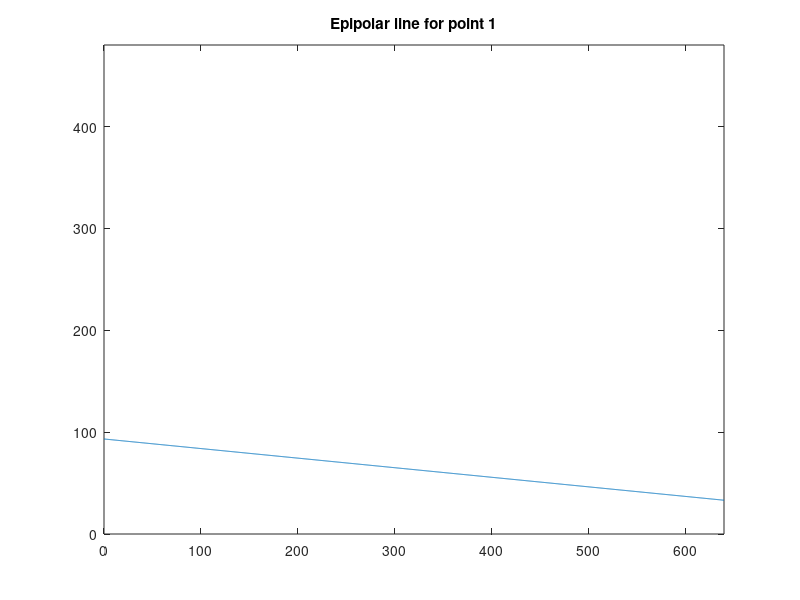
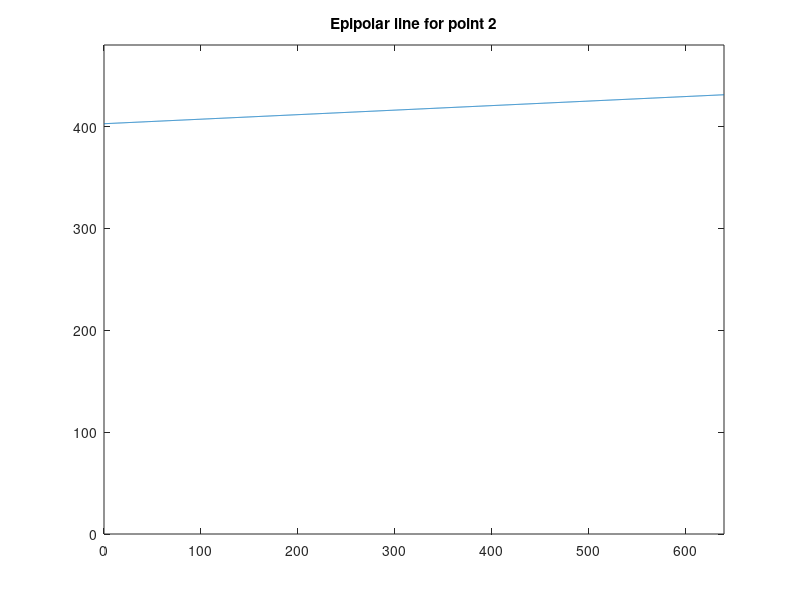
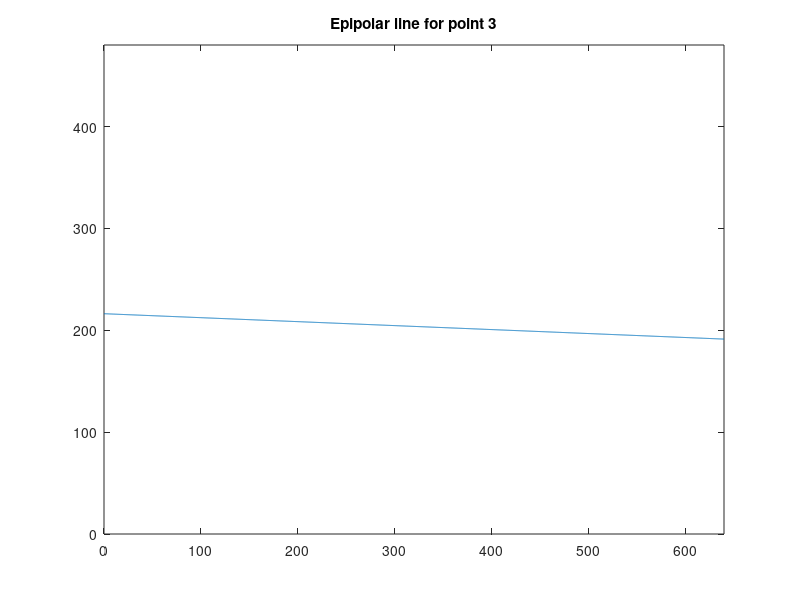
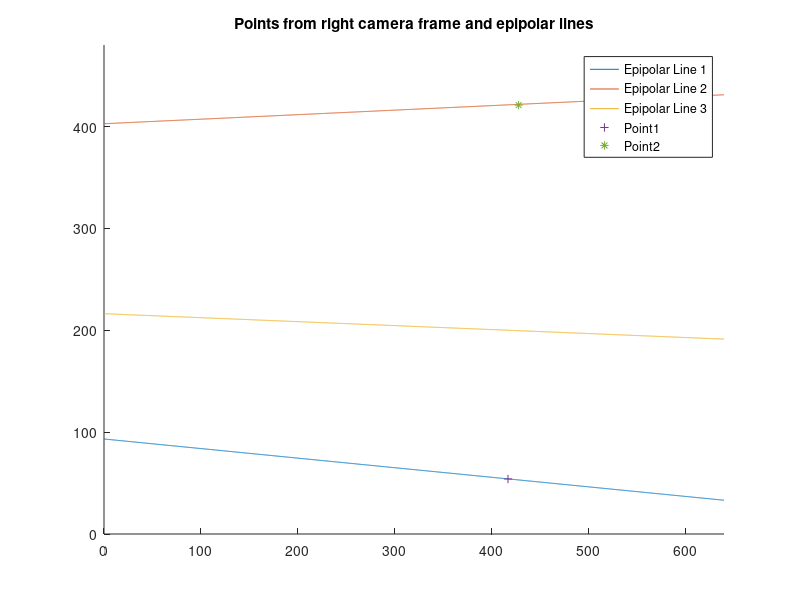

Source code (MATLAB) for these figures, in order:
%==========================
%  Name:		hw6_1.m
%
%  Author:		Kairi Kozuma
%==========================

% Declare given matrices
psi = [400,0,320;0,-400,240;0,0,1];
R_WL = [0.913545457642601,-0.063627629171822,0.401729040058774;0.287606238475951,0.799453749866612,-0.527405302792764;-0.287606238475951,0.597348496800808,0.748637044875238];
R_WR = [0.994521895368273,-0.016351854232753,0.103241544429788;0.073912785203567,0.808411029059454,-0.583959337863936;-0.073912785203567,0.588391217607967,0.805191079946410];
T_WL = [-8.659258262890683;2.169872981077807;4.830127018922193];
T_WR = [10.659258262890683;5.830127018922193;1.169872981077807];
rL = [552,589,531;85,405,212;1,1,1];
rR = [417,428;54,421;0,1];

G_WR = [R_WR, T_WR; 0,0,0,1];
G_WL = [R_WL, T_WL; 0,0,0,1];
G_LR = G_WL^(-1) * G_WR;
R_LR = G_LR(1:3,1:3);
T_LR = G_LR(1:3,4);

% Part a
fprintf('a) Essential matrix E_LR:\n');
T_LR_HAT = [0, -T_LR(3), T_LR(2); T_LR(3), 0, -T_LR(1); -T_LR(2), T_LR(1), 0];
E_LR = T_LR_HAT * R_LR;
disp(E_LR);

% Part b
fprintf('b) Fundamental matrix F_LR:\n');
F_LR = inv(psi') * E_LR * inv(psi);
disp(F_LR);

% Part c
disp('c) Line equations');
eqn1 = rL(1:3,1)' * F_LR;
eqn1mx = [-eqn1(1) / eqn1(2), -eqn1(3) / eqn1(2)];
fprintf('\nPoint 1:\n');
fprintf('%fx + %fy + %f = 0\n', eqn1(1), eqn1(2), eqn1(3));
fprintf('y = %fx + %f\n', eqn1mx(1), eqn1mx(2));

eqn2 = rL(1:3,2)' * F_LR;
eqn2mx = [-eqn2(1) / eqn2(2), -eqn2(3) / eqn2(2)];
fprintf('\nPoint 2:\n');
fprintf('%fx + %fy + %f = 0\n', eqn2(1), eqn2(2), eqn2(3));
fprintf('y = %fx + %f\n', eqn2mx(1), eqn2mx(2));

eqn3 = rL(1:3,3)' * F_LR;
eqn3mx = [-eqn3(1) / eqn3(2), -eqn3(3) / eqn3(2)];
fprintf('\nPoint 3:\n');
fprintf('%fx + %fy + %f = 0\n', eqn3(1), eqn3(2), eqn3(3));
fprintf('y = %fx + %f\n', eqn3mx(1), eqn3mx(2));

% Part d
fprintf('\nd) Plot of epipolar lines\n');
x_val = [0:.25:640]; % Image coordinates
y_val_p1 = x_val .* eqn1mx(1) + eqn1mx(2);
y_val_p2 = x_val .* eqn2mx(1) + eqn2mx(2);
y_val_p3 = x_val .* eqn3mx(1) + eqn3mx(2);

figure(1);
plot(x_val, y_val_p1);
axis([0,640,0,480]);
title('Epipolar line for point 1');

figure(2);
plot(x_val, y_val_p2);
axis([0,640,0,480]);
title('Epipolar line for point 2');

figure(3);
plot(x_val, y_val_p3);
axis([0,640,0,480]);
title('Epipolar line for point 3');

% TODO: plot and tell which ones are in right image plane

% Part e
disp('e) Plot of points and epipolar lines in one graph')
figure(4);
hold on
plot(x_val, y_val_p1, '-','DisplayName','Epipolar Line 1');
plot(x_val, y_val_p2, '-','DisplayName','Epipolar Line 2');
plot(x_val, y_val_p3, '-','DisplayName','Epipolar Line 3');
plot([417],[54],'+','DisplayName','Point1');
plot([428],[421],'*','DisplayName','Point2');
axis([0,640,0,480]);
legend('show');
title('Points from right camera frame and epipolar lines');
hold off

fprintf('Point %d in the left camera corresponds to point %d in right camera\n',1,1);
fprintf('Point %d in the left camera corresponds to point %d in right camera\n',2,2);
fprintf('Point %d in the left camera has no corresponding point in right camera\n',3);